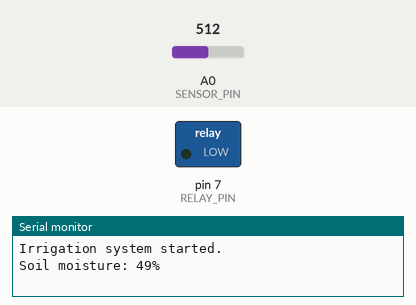
Simulated run of this sketch. Board: Arduino Uno, built with avr-gcc and run on an emulated ATmega328P. On the bench: switched loads named in the sketch (green lamp = pin HIGH), the last lines printed to the serial monitor. The test bench sets the inputs (shaded band); at power-on: A0 (SENSOR_PIN) = 512.

Above: at 1.2 s.
1.3 s: A0 (SENSOR_PIN) set to 605
3.5 s: A0 (SENSOR_PIN) set to 622
At 5.1 s:
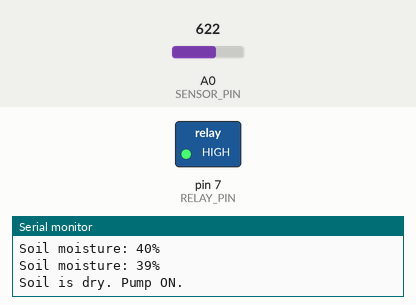
Timing chart, 0 to 36.8 s (numbered marks = the images above; inputs shaded):
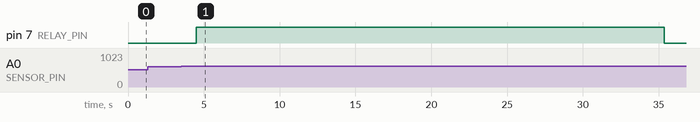

The sketch:

irrigation_system.ino
```cpp
// Automated Irrigation System for Vegetable Plants (Simulation)
// Brgy. Union, Mahaplag Elementary School

const int SENSOR_PIN = A0;
const int RELAY_PIN  = 7;

// Potentiometer simulation: 1023 = very dry, 0 = very wet
const int DRY_VALUE = 1023;
const int WET_VALUE = 0;

const int START_BELOW_PERCENT = 40;   // pump ON below 40% moisture
const int STOP_ABOVE_PERCENT  = 60;   // pump OFF above 60% moisture
const unsigned long MAX_PUMP_TIME = 30000UL;  // safety: 30 seconds max

// If the LED behaves the opposite way, swap LOW and HIGH here
const int RELAY_ON  = HIGH;
const int RELAY_OFF = LOW;

bool pumpRunning = false;
unsigned long pumpStartTime = 0;

int readMoisturePercent() {
  long total = 0;
  for (int i = 0; i < 10; i++) {
    total += analogRead(SENSOR_PIN);
    delay(10);
  }
  int raw = total / 10;
  int percent = map(raw, DRY_VALUE, WET_VALUE, 0, 100);
  return constrain(percent, 0, 100);
}

void setup() {
  Serial.begin(9600);
  pinMode(RELAY_PIN, OUTPUT);
  digitalWrite(RELAY_PIN, RELAY_OFF);
  Serial.println("Irrigation system started.");
}

void loop() {
  int moisture = readMoisturePercent();
  Serial.print("Soil moisture: ");
  Serial.print(moisture);
  Serial.println("%");

  if (!pumpRunning && moisture < START_BELOW_PERCENT) {
    digitalWrite(RELAY_PIN, RELAY_ON);
    pumpRunning = true;
    pumpStartTime = millis();
    Serial.println("Soil is dry. Pump ON.");
  }

  if (pumpRunning) {
    bool wetEnough = moisture > STOP_ABOVE_PERCENT;
    bool timeUp = (millis() - pumpStartTime) > MAX_PUMP_TIME;

    if (wetEnough || timeUp) {
      digitalWrite(RELAY_PIN, RELAY_OFF);
      pumpRunning = false;
      Serial.println("Pump OFF.");
      delay(5000);
    }
  }

  delay(1000);
}
```

Measured:
- the behaviour switches between 613 and 614 on A0 (SENSOR_PIN) (found by bisection; images 0 and 1)
- after the input at 3.5 s, pin 7 (RELAY_PIN): LOW → HIGH after 1.0 s, → LOW 30.8 s later
